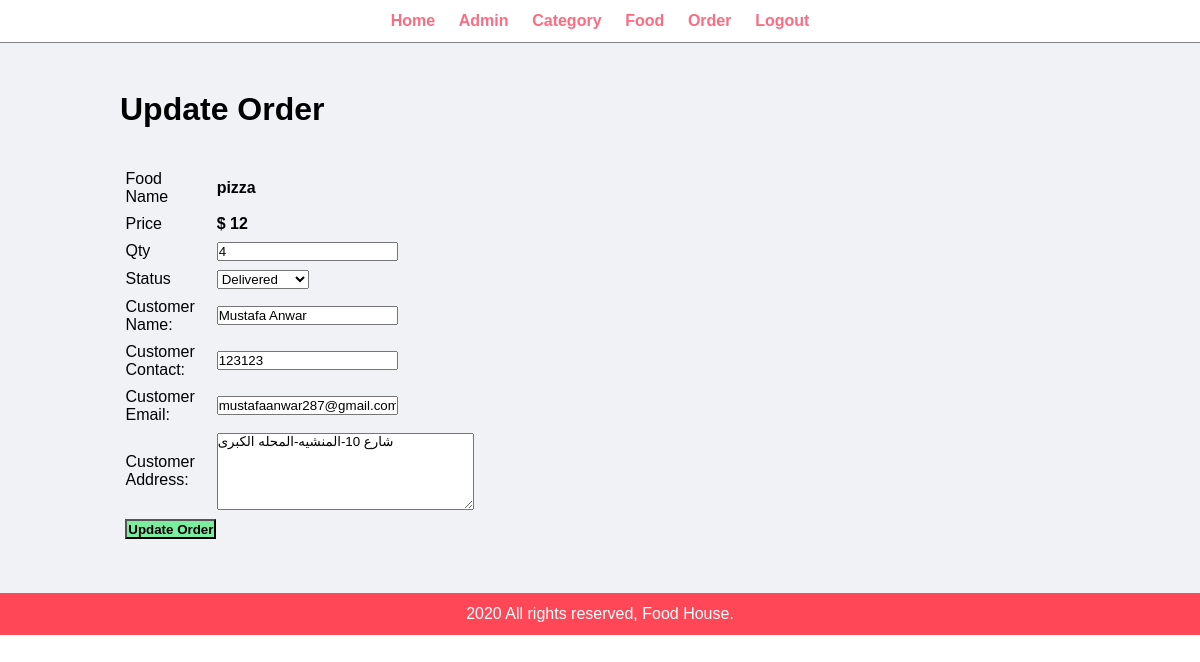
/Admin/update-order.php?id=4 (signed in), run on an earlier commit of the app's database.
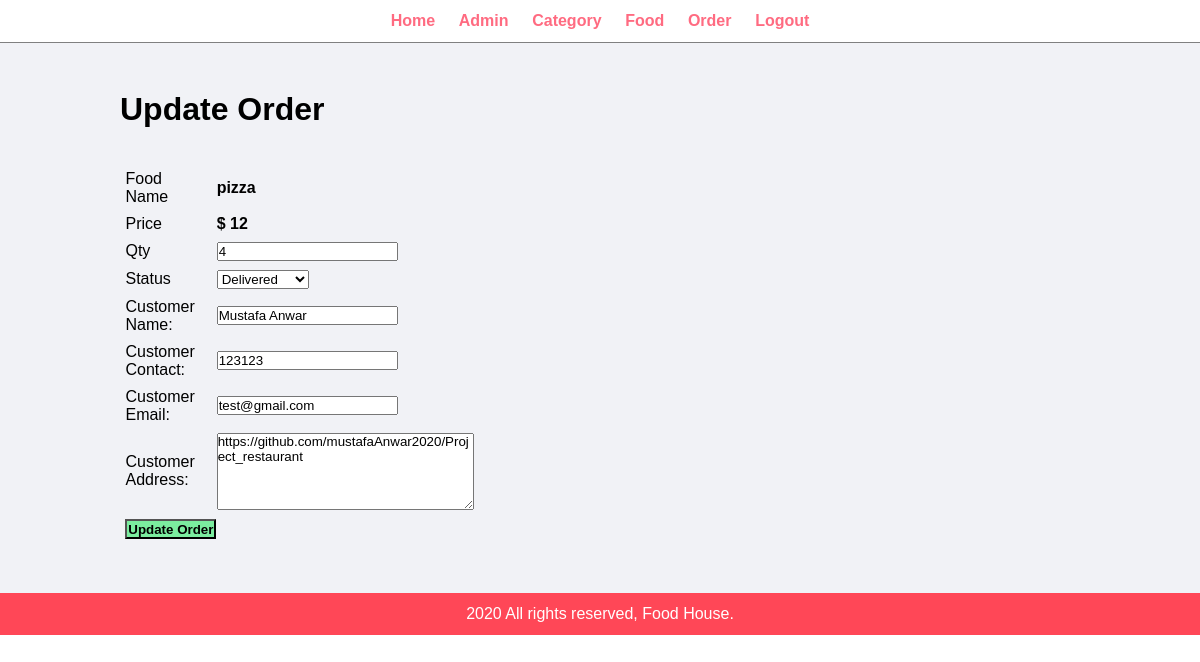
And on a later commit of the database.
### tables this page shows
CREATE TABLE `orders` (
  `id` int(10) UNSIGNED NOT NULL,
  `food` varchar(150) NOT NULL,
  `price` decimal(10,0) UNSIGNED NOT NULL,
  `qty` int(10) UNSIGNED NOT NULL,
  `total` decimal(10,0) NOT NULL,
  `date` datetime NOT NULL,
  `status` varchar(50) NOT NULL,
  `customerName` varchar(100) NOT NULL,
  `customerContact` varchar(20) NOT NULL,
  `customerEmail` varchar(100) NOT NULL,
  `customerAddress` varchar(255) NOT NULL
);

### config/db.php (called while the page is built, shortened)
<?php
$server= "localhost";
$username= "root";
$password= "";
$dbname= "food_order";
$conn = mysqli_connect($server,$username,$password,$dbname);
function getRow($table,$field,$value){
	global $conn;
	$stmt = $conn->prepare("SELECT * FROM `$table` WHERE `$field` = ?");
	$stmt->bind_param('s',$value);
	$stmt->execute();
	$result= $stmt->get_result();
	if($result)
	{
		$rows = [];
		if(mysqli_num_rows($result) > 0)
		{
			$rows[] = $result->fetch_assoc();
			return $rows[0];
		}
	}
	return false;
}
?>

### Admin/update-order.php (the view, shortened to what this page needs)
<?php include('partials/menu.php'); ?>
<div class="main-content">
    <div class="wrapper">
        <h1>Update Order</h1>
        <br><br>
        <?php
            if(isset($_GET['id']))
            {
                $row = getRow('orders','id',$_GET['id']);
                $food = $row['food'];
                $price = $row['price'];
                $qty = $row['qty'];
                $status = $row['status'];
                $customerName = $row['customerName'];
                $customerContact = $row['customerContact'];
                $customerEmail = $row['customerEmail'];
                $customerAddress = $row['customerAddress'];
            }
        ?>
        <form action="" method="POST">
            <table class="tbl-30">
                <tr>
                    <td>Food Name</td>
                    <td><b> <?php echo $food; ?> </b></td>
                </tr>
                <tr>
                    <td>Price</td>
                    <td>
                        <b> $ <?php echo $price; ?></b>
                    </td>
                </tr>
                <tr>
                    <td>Qty</td>
                    <td>
                        <input type="number" name="qty" value="<?php echo $qty; ?>">
                    </td>
                </tr>
                <tr>
                    <td>Status</td>
                    <td>
                        <select name="status">
                            <option <?php if($status=="Delivered"){echo "selected";} ?> value="Delivered">Delivered</option>
                        </select>
                    </td>
                </tr>
                <tr>
                    <td>Customer Name: </td>
                    <td>
                        <input type="text" name="customer_name" value="<?php echo $customerName; ?>">
                    </td>
                </tr>
                <tr>
                    <td>Customer Contact: </td>
                    <td>
                        <input type="text" name="customer_contact" value="<?php echo $customerContact; ?>">
                    </td>
                </tr>
                <tr>
                    <td>Customer Email: </td>
                    <td>
                        <input type="text" name="customer_email" value="<?php echo $customerEmail; ?>">
                    </td>
                </tr>
                <tr>
                    <td>Customer Address: </td>
                    <td>
                        <textarea name="customer_address" cols="30" rows="5"><?php echo $customerAddress; ?></textarea>
                    </td>
                </tr>
                <tr>
                    <td clospan="2">
                        <input type="submit" name="submit" value="Update Order" class="btn-secondary">
                    </td>
                </tr>
            </table>
        </form>
    </div>
</div>
<?php include('partials/footer.php'); ?>

What changed in the data, as far as the page shows it:
changed orders "pizza": customer_email "mustafaanwar287@gmail.com" → "test@gmail.com"; customer_address "شارع 10-المنشيه-المحله الكبرى" → "https://github.com/mustafaAnwar2020/Project_restaurant"
